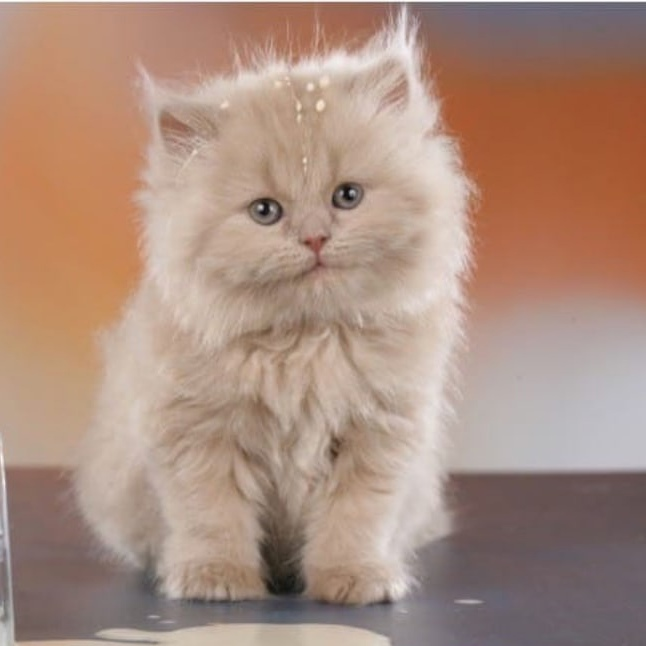
#> input picture СТИ/lab8/cat.jpg, 646 x 646 px, found by its file name; the run also reads 1 picture not shown here
$ python lab8.py
#> lines starting #> are read from the running program, lines starting #| are printed output that depends on the picture; after the words box and inside, x2 and y2 are one past the last pixel; in counts of white or black regions, pixels touching at a corner belong together
import cv2
import numpy as np
import matplotlib.pyplot as plt

# 1. Загрузка заданного изображения
image = cv2.imread("lab8\cat.jpg")
#> image is the input picture: shape (646, 646, 3); mean B, G, R 126.7, 141.7, 171.2

# 2. Преобразование изображения в оттенки серого (одноканальное)
gray_image = cv2.cvtColor(image, cv2.COLOR_BGR2GRAY)

# 3. Пороговая бинаризация
_, binary_image = cv2.threshold(gray_image, 128, 255, cv2.THRESH_BINARY)
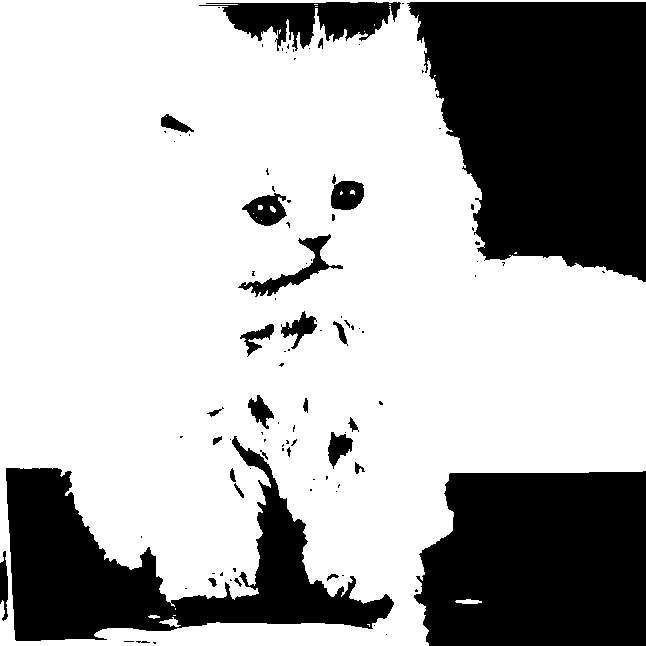
#> binary_image: shape (646, 646); 69.1% white; 100 black regions (71 under 20 px), largest, box (x1, y1, x2, y2) and area: (407, 2, 646, 282) 50957, (414, 471, 646, 646) 36725, (6, 436, 394, 641) 29457

# 4. Адаптивная бинаризация
adaptive_binary_image = cv2.adaptiveThreshold(
    gray_image, 255, cv2.ADAPTIVE_THRESH_MEAN_C, cv2.THRESH_BINARY, 11, 2)
#> adaptive_binary_image: shape (646, 646); 80.9% white; 1932 black regions (1476 under 20 px), largest, box (x1, y1, x2, y2) and area: (0, 2, 646, 66) 4636, (0, 424, 397, 646) 4254, (169, 558, 413, 614) 2488

# Отображение изображений
cv2.imshow("Original Image", image)
cv2.imshow("Grayscale Image", gray_image)
cv2.imshow("Binary Image", binary_image)
cv2.imshow("Adaptive Binary Image", adaptive_binary_image)

cv2.waitKey(0)
cv2.destroyAllWindows()

# Загрузите изображение
image = cv2.imread("lab8/black_cat.jpg")
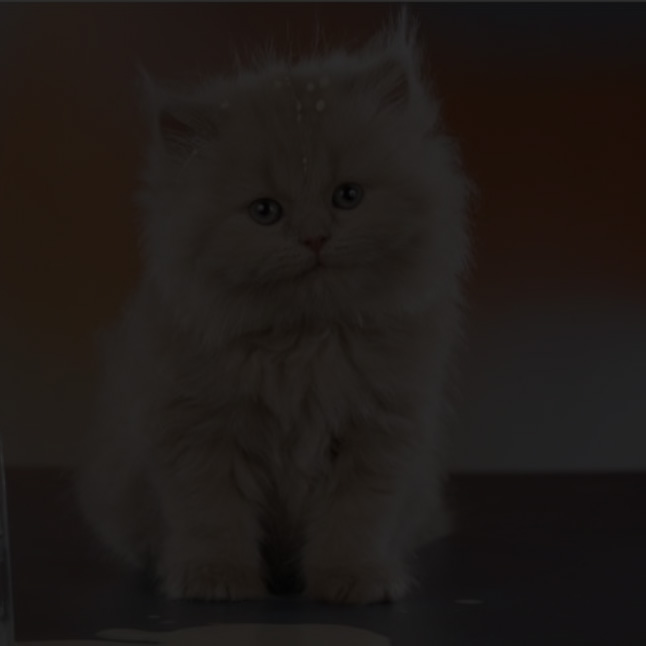
#> input picture СТИ/lab8/black_cat.jpg, 646 x 646 px, found by its file name
#> image is the input picture: shape (646, 646, 3); mean B, G, R 22.8, 25.5, 31
# Разделите изображение на каналы цвета
b, g, r = cv2.split(image)

# Выровняйте освещенность для каждого канала
equalized_b = cv2.equalizeHist(b)
equalized_g = cv2.equalizeHist(g)
equalized_r = cv2.equalizeHist(r)
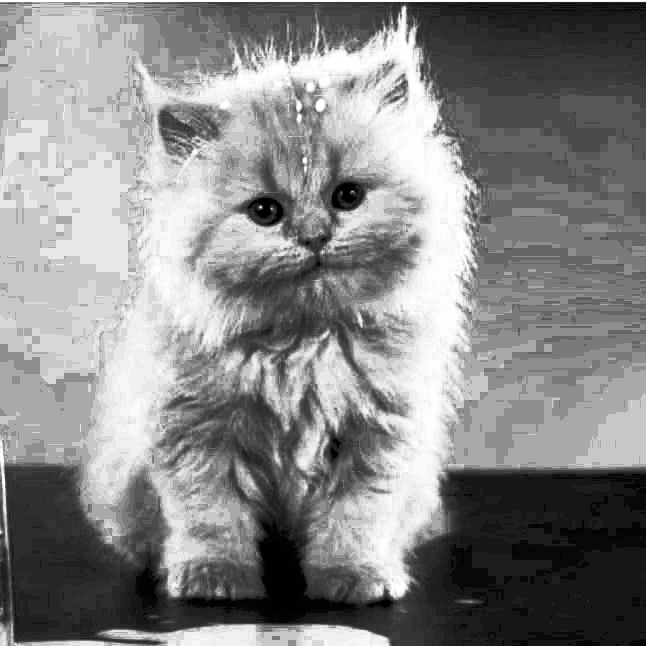
#> equalized_r: shape (646, 646); min 0, max 255, mean 135.3

# Объедините выровненные каналы цвета обратно в изображение
equalized_image = cv2.merge((equalized_b, equalized_g, equalized_r))
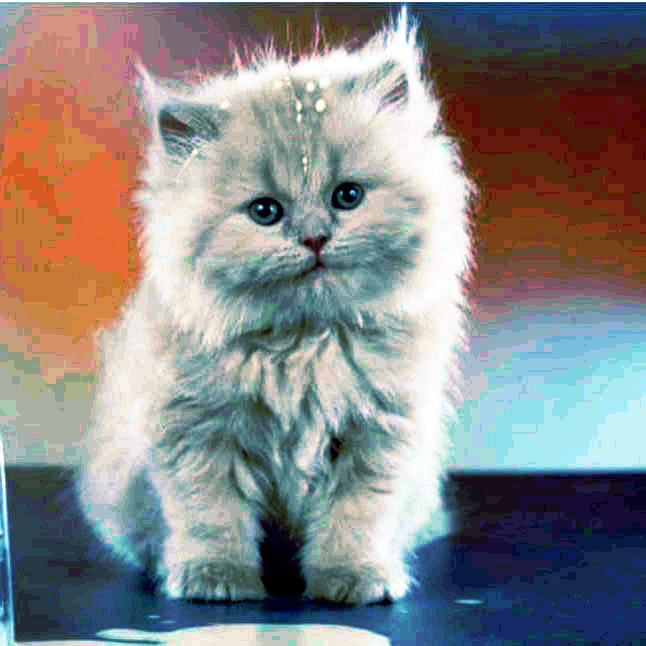
#> equalized_image: shape (646, 646, 3); mean B, G, R 132.6, 133.3, 135.3

# Постройте гистограмму изображения до выравнивания
hist_original_b = cv2.calcHist([b], [0], None, [256], [0, 256])
#> hist_original_b = 256 values, max 31500 at index 16, min 0 at index 0, mean 1630.1
hist_original_g = cv2.calcHist([g], [0], None, [256], [0, 256])
#> hist_original_g = 256 values, max 28143 at index 29, min 0 at index 47, mean 1630.1
hist_original_r = cv2.calcHist([r], [0], None, [256], [0, 256])
#> hist_original_r = 256 values, max 49659 at index 35, min 0 at index 0, mean 1630.1

# Постройте гистограмму изображения после выравнивания
hist_equalized_b = cv2.calcHist([equalized_b], [0], None, [256], [0, 256])
#> hist_equalized_b = 256 values, max 31500 at index 53, min 0 at index 2, mean 1630.1
hist_equalized_g = cv2.calcHist([equalized_g], [0], None, [256], [0, 256])
#> hist_equalized_g = 256 values, max 28143 at index 176, min 0 at index 4, mean 1630.1
hist_equalized_r = cv2.calcHist([equalized_r], [0], None, [256], [0, 256])
#> hist_equalized_r = 256 values, max 49659 at index 199, min 0 at index 5, mean 1630.1

# Отобразите изображение и гистограммы
plt.figure(figsize=(12, 8))

plt.subplot(2, 2, 1)
plt.imshow(cv2.cvtColor(image, cv2.COLOR_BGR2RGB))
plt.title("Исходное изображение")

plt.subplot(2, 2, 2)
plt.imshow(cv2.cvtColor(equalized_image, cv2.COLOR_BGR2RGB))
plt.title("Выровненное изображение")

plt.subplot(2, 2, 3)
plt.plot(hist_original_b, color='blue')
plt.plot(hist_original_g, color='green')
plt.plot(hist_original_r, color='red')
plt.title("Гистограмма исходного изображения")

plt.subplot(2, 2, 4)
plt.plot(hist_equalized_b, color='blue')
plt.plot(hist_equalized_g, color='green')
plt.plot(hist_equalized_r, color='red')
plt.title("Гистограмма выровненного изображения")
plt.show()
#> figure, not shown here; panel 3: curve peaks at x = 16, y = 31500; panel 3: curve peaks at x = 29, y = 28143; panel 3: curve peaks at x = 35, y = 49659; panel 4: curve peaks at x = 53, y = 31500

# Загрузите изображение
image = cv2.imread("lab8/bad_cat.jpg")

# Примените размытие (blur)
blurred_image = cv2.blur(image, (5, 5))

# Примените гауссовское размытие (GaussianBlur)
gaussian_blurred_image = cv2.GaussianBlur(image, (5, 5), 0)

# Примените медианное размытие (medianBlur)
median_blurred_image = cv2.medianBlur(image, 5)

# Отобразите исходное и размытые изображения
plt.figure(figsize=(12, 4))

plt.subplot(1, 4, 1)
plt.imshow(cv2.cvtColor(image, cv2.COLOR_BGR2RGB))
plt.title("Исходное изображение")

plt.subplot(1, 4, 2)
plt.imshow(cv2.cvtColor(blurred_image, cv2.COLOR_BGR2RGB))
plt.title("Размытое изображение (blur)")

plt.subplot(1, 4, 3)
plt.imshow(cv2.cvtColor(gaussian_blurred_image, cv2.COLOR_BGR2RGB))
plt.title("Гауссовское размытое изображение (GaussianBlur)")

plt.subplot(1, 4, 4)
plt.imshow(cv2.cvtColor(median_blurred_image, cv2.COLOR_BGR2RGB))
plt.title("Медианное размытое изображение (medianBlur)")

plt.show()
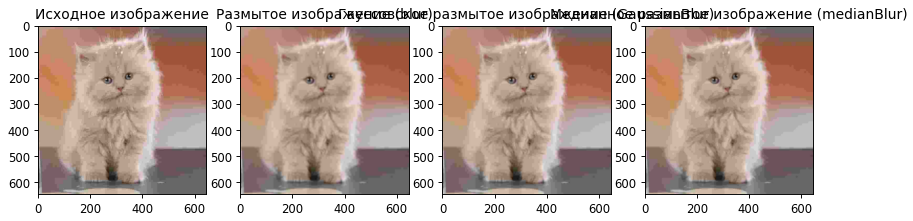
#> figure drawn by matplotlib, 4 panels


# Загрузите изображение
image = cv2.imread("lab8/solid_cat.jpg")
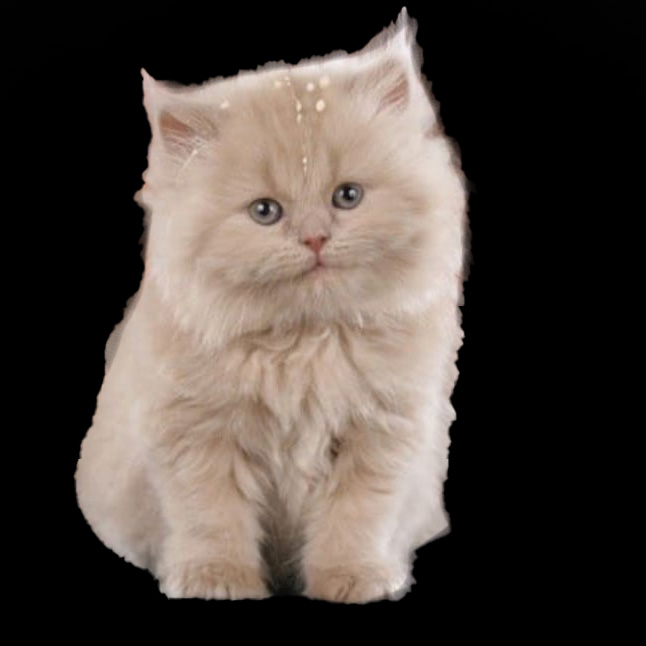
#> input picture СТИ/lab8/solid_cat.jpg, 646 x 646 px, found by its file name
#> image is the input picture: shape (646, 646, 3); mean B, G, R 62.7, 68.6, 77.6

# Преобразуйте изображение в оттенки серого
gray_image = cv2.cvtColor(image, cv2.COLOR_BGR2GRAY)

# Преобразуйте изображение в бинарное с использованием пороговой бинаризации
_, binary_image = cv2.threshold(gray_image, 128, 255, cv2.THRESH_BINARY)
#> binary_image: shape (646, 646); 38.4% white; 11 white regions (8 under 20 px), largest, box (x1, y1, x2, y2) and area: (76, 7, 465, 601) 160187, (270, 206, 276, 213) 28, (258, 205, 263, 210) 23

# Создайте ядро для операций эрозии и дилатации
kernel = np.ones((5, 5), np.uint8)

# Примените операцию эрозии
eroded_image = cv2.erode(binary_image, kernel, iterations=1)
#> eroded_image: shape (646, 646); 35.5% white; 3 white regions (1 under 20 px), largest, box (x1, y1, x2, y2) and area: (78, 18, 463, 598) 148063, (231, 583, 254, 595) 120

# Примените операцию дилатации
dilated_image = cv2.dilate(binary_image, kernel, iterations=1)
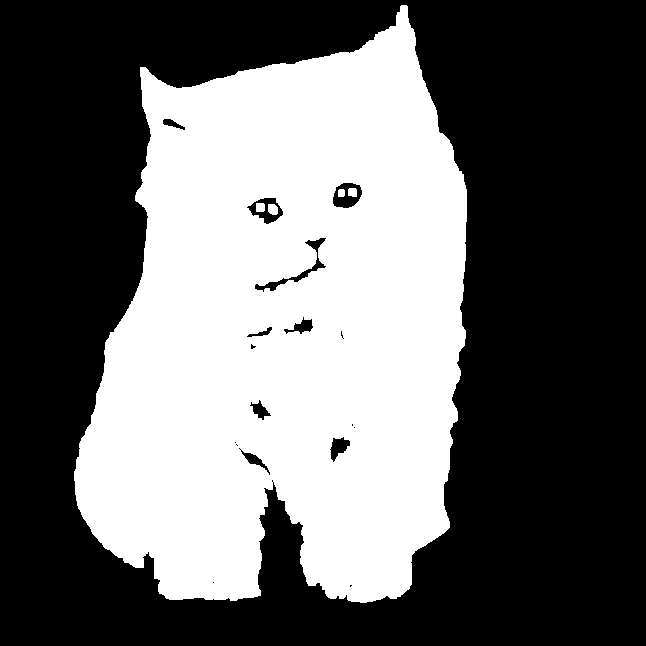
#> dilated_image: shape (646, 646); 40.8% white; 5 white regions, box (x1, y1, x2, y2) and area: (74, 5, 467, 603) 169759, (268, 204, 278, 215) 96, (256, 203, 265, 212) 79, (348, 188, 357, 197) 75, (338, 189, 345, 197) 53

# Отобразите исходное бинарное изображение, эрозию и дилатацию
plt.figure(figsize=(12, 4))

plt.subplot(1, 3, 1)
plt.imshow(binary_image, cmap='gray')
plt.title("Бинарное изображение")

plt.subplot(1, 3, 2)
plt.imshow(eroded_image, cmap='gray')
plt.title("Эрозия")

plt.subplot(1, 3, 3)
plt.imshow(dilated_image, cmap='gray')
plt.title("Дилатация")

plt.show()
